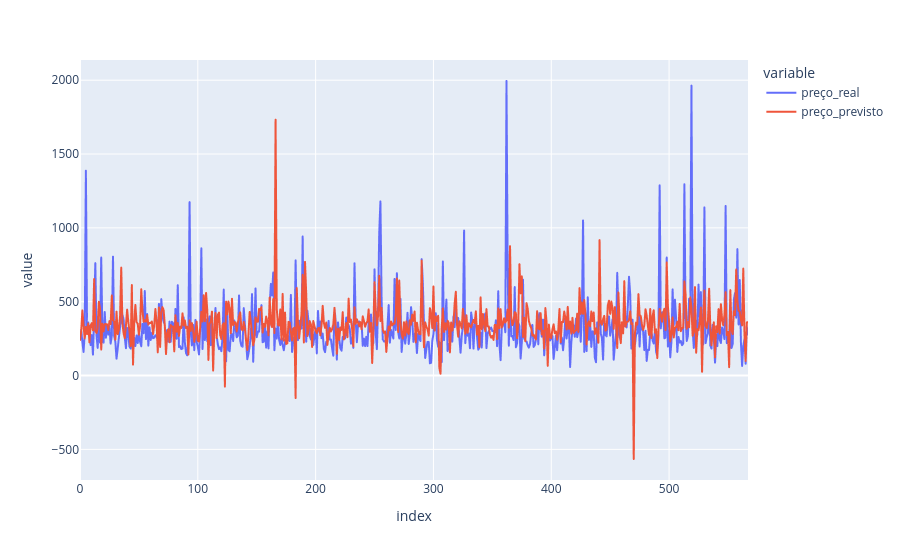

The cell this chart's notebook holds for it:
### Code cell
df_plot = pd.DataFrame({
    'id_imovel': X_test['id'],       # Busca o ID original que ficou de fora do treino
    'preço_real': y_test,             # A nota real (Target)
    'preço_previsto': y_pred_lasso      # A nota que a árvore calculou
})
df_plot.reset_index(drop=True, inplace=True)
df_plot['erro'] = (df_plot['preço_real'] - df_plot['preço_previsto']).abs() / df_plot['preço_real'] 


fig = px.line(df_plot, y=['preço_real', 'preço_previsto'])
fig.show()
print(df_plot[df_plot['erro'] >=0.1].head())

### Figure 1 — Plotly figure (JSON) as saved in the notebook; plotly's stock layout.template omitted (floating-point values rounded to 4 significant figures; data arrays with more than 128 entries replaced by an {"elided": "..."} marker saying what was removed)
{"data": [{"hovertemplate": "variable=preço_real<br>index=%{x}<br>value=%{y}<extra></extra>", "legendgroup": "preço_real", "line": {"color": "#636efa", "dash": "solid"}, "marker": {"symbol": "circle"}, "mode": "lines", "name": "preço_real", "showlegend": true, "type": "scattergl", "x": {"elided": "568 int values"}, "xaxis": "x", "y": {"elided": "568 float values"}, "yaxis": "y"}, {"hovertemplate": "variable=preço_previsto<br>index=%{x}<br>value=%{y}<extra></extra>", "legendgroup": "preço_previsto", "line": {"color": "#EF553B", "dash": "solid"}, "marker": {"symbol": "circle"}, "mode": "lines", "name": "preço_previsto", "showlegend": true, "type": "scattergl", "x": {"elided": "568 int values"}, "xaxis": "x", "y": {"elided": "568 float values"}, "yaxis": "y"}], "layout": {"legend": {"title": {"text": "variable"}, "tracegroupgap": 0}, "margin": {"t": 60}, "xaxis": {"anchor": "y", "domain": [0, 1], "title": {"text": "index"}}, "yaxis": {"anchor": "x", "domain": [0, 1], "title": {"text": "value"}}}}
